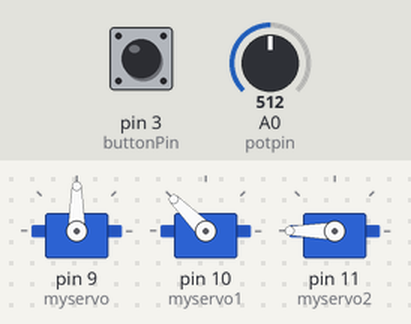
Simulated run of this sketch. Board: Arduino Uno, built with avr-gcc and run on an emulated ATmega328P. Parts: 3 × servo. Inputs (shaded band) come from the test bench; at power-on: pin 3 (buttonPin) LOW, A0 (potpin) = 512.

Above: at 1.2 s.
1.3 s: pin 3 (buttonPin) pulled HIGH for 0.15 s
At 1.9 s:
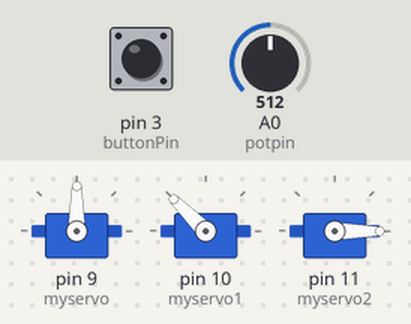
7.4 s: A0 (potpin) set to 1023
At 10.1 s:
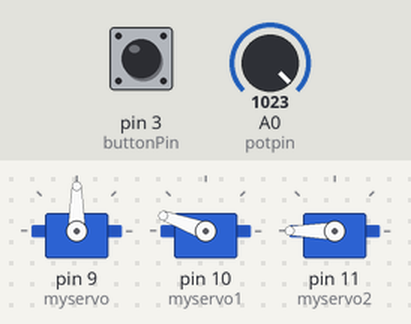
10.4 s: pin 3 (buttonPin) pulled HIGH for 1 s
At 11.2 s:
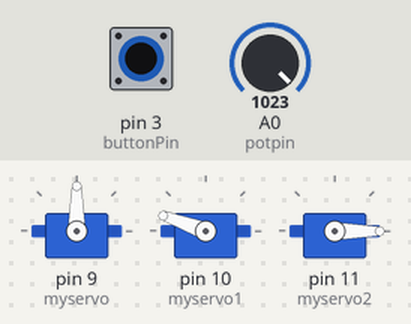
17.4 s: A0 (potpin) set to 122
At 19.7 s:
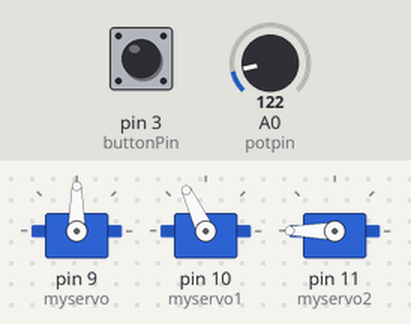
Timing chart, 0 to 20.9 s (numbered marks = the images above; inputs shaded):
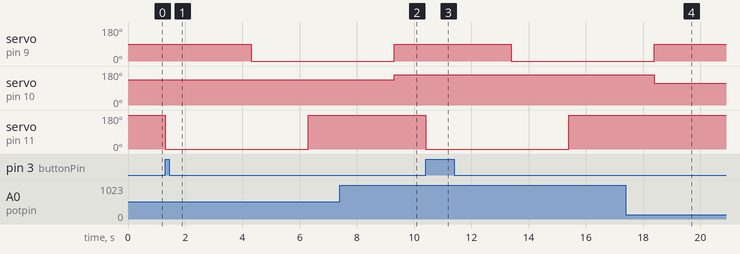

The sketch:

electrical_catapult.ino
```cpp
#include <Servo.h>

const int buttonPin = 3;  // trigger's button
int potpin = 0;  // analog pin used to connect the potentiometer
int val;    // variable to read the value from the analog pin // the number of the pushbutton pin

// variables will change:
int buttonState = 0;         // variable for reading the pushbutton status
Servo myservo;
Servo myservo1;
Servo myservo2;
void setup() {
  // initialize the pushbutton pin as an input:
  myservo.attach(9);
  myservo1.attach(10);
  myservo2.attach(11);
  pinMode(buttonPin, INPUT);
}

void loop(){
  buttonState = digitalRead(buttonPin);
  // check if the pushbutton is pressed.
  // if it is, the buttonState is HIGH:
  if (buttonState == HIGH) {
    myservo2.write(0);
    delay(3000);
    myservo.write(0);
    delay(2000);
    myservo2.write(180);
    delay(3000);
    myservo.write(90);
  }

  else {
    myservo.write(90);
    myservo2.write(180);
    // read the state of the pushbutton value:
    val = analogRead(potpin);            // reads the value of the potentiometer (value between 0 and 1023)
    val = map(val, 0, 1023, 110, 160);     // scale it to use it with the servo (value between 0 and 180)
    myservo1.write(val);     // sets the servo position according to the scaled value
  }
}
```

Measured:
- after the input at 1.3 s, servo on pin 9 (myservo): 90° → 0° after 3.0 s; servo on pin 11 (myservo2): 180° → 0° at once, → 180° 5.0 s later
- after the input at 7.4 s, servo on pin 10 (myservo1): 135° → 160° after 1.9 s
- after the input at 10.4 s, servo on pin 9 (myservo): 90° → 0° after 3.0 s; servo on pin 11 (myservo2): 180° → 0° at once, → 180° 5.0 s later
- after the input at 17.4 s, servo on pin 10 (myservo1): 160° → 115° after 1.0 s
